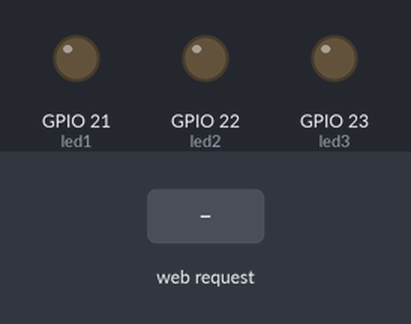
This sketch was run on a simulated ESP32. On the bench: output pins drawn as LEDs (lit = HIGH). Inputs (shaded band) come from the test bench. WiFi joins after 1.5 s; servers stay silent unless stated; what the sketch prints to the serial monitor is not drawn.

Above: at 3.2 s.
3.3 s: HTTP request GET /led1/on received
At 3.7 s:
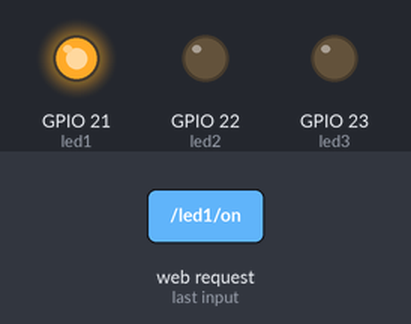
4.8 s: HTTP request GET /led2/on received
At 6.0 s:
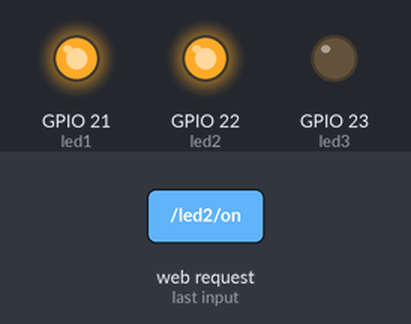
6.3 s: HTTP request GET /led1/off received
At 7.2 s:
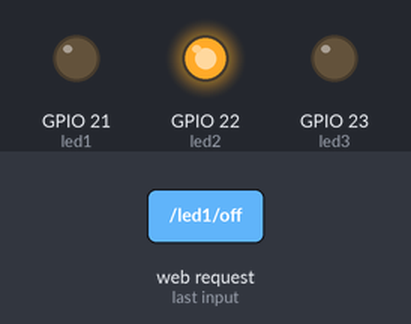
7.8 s: HTTP request GET /led3/on received
At 8.3 s:
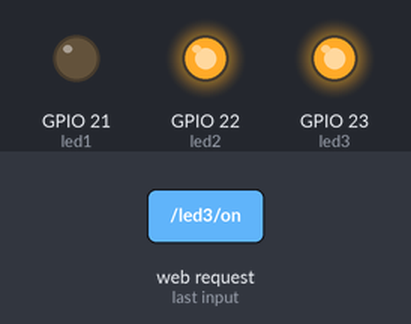
9.3 s: HTTP request GET /led2/off received
At 10.5 s:
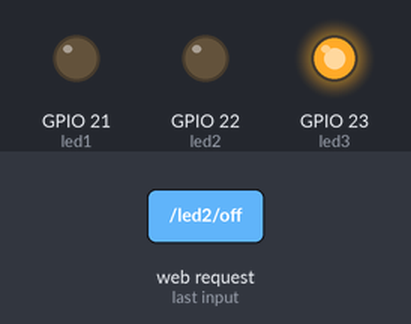
10.8 s: HTTP request GET /led3/off received
At 11.8 s:
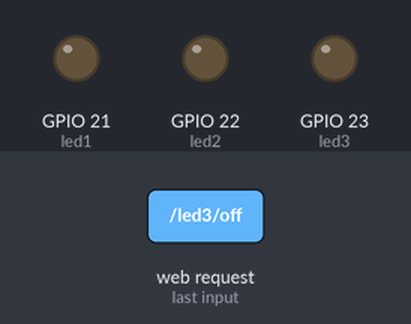
Timing chart, 0 to 13.3 s (numbered marks = the images above; inputs shaded):
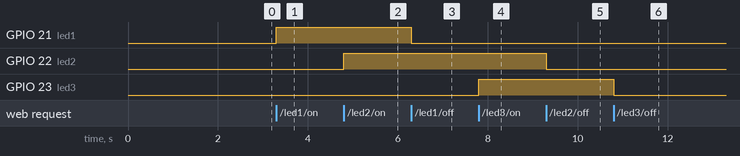

The sketch:

web_interface_button.ino
```cpp
#include <WiFi.h>
#include <WebServer.h>

#define led1 21
#define led2 22
#define led3 23

bool ledState[3] = {false, false, false}; // To track LED states

const char* ssid = "FTTH";           // Replace with your Wi-Fi SSID
const char* password = "12345678";   // Replace with your Wi-Fi password

WebServer server(80);

// HTML for the web page
const char* html = R"(
<!DOCTYPE html>
<html>
<head>
    <title>LED Controller</title>
    <style>
        button {
            width: 100px;
            height: 50px;
            font-size: 16px;
            margin: 5px;
            border: none;
            cursor: pointer;
        }
        .on { background-color: green; color: white; }
        .off { background-color: red; color: white; }
    </style>
</head>
<body>
    <h1>LED Controller</h1>
    <button onclick="location.href='/led1/on'" class="on">LED1 ON</button>
    <button onclick="location.href='/led1/off'" class="off">LED1 OFF</button>
    <button onclick="location.href='/led2/on'" class="on">LED2 ON</button>
    <button onclick="location.href='/led2/off'" class="off">LED2 OFF</button>
    <button onclick="location.href='/led3/on'" class="on">LED3 ON</button>
    <button onclick="location.href='/led3/off'" class="off">LED3 OFF</button>
    <button onclick="location.href='/all/off'" class="off">All OFF</button>
</body>
</html>
)";

void setup() {
    pinMode(led1, OUTPUT);
    pinMode(led2, OUTPUT);
    pinMode(led3, OUTPUT);

    Serial.begin(115200);
    WiFi.begin(ssid, password);

    while (WiFi.status() != WL_CONNECTED) {
        delay(1000);
        Serial.println("Connecting to WiFi...");
    }

    Serial.println("Connected to WiFi!");
    Serial.print("IP Address: ");
    Serial.println(WiFi.localIP());

    server.on("/", []() {
        server.send(200, "text/html", html);
    });

    server.on("/led1/on", []() {
        ledState[0] = true;
        digitalWrite(led1, HIGH);
        server.send(200, "text/html", html);
    });

    server.on("/led1/off", []() {
        ledState[0] = false;
        digitalWrite(led1, LOW);
        server.send(200, "text/html", html);
    });

    server.on("/led2/on", []() {
        ledState[1] = true;
        digitalWrite(led2, HIGH);
        server.send(200, "text/html", html);
    });

    server.on("/led2/off", []() {
        ledState[1] = false;
        digitalWrite(led2, LOW);
        server.send(200, "text/html", html);
    });

    server.on("/led3/on", []() {
        ledState[2] = true;
        digitalWrite(led3, HIGH);
        server.send(200, "text/html", html);
    });

    server.on("/led3/off", []() {
        ledState[2] = false;
        digitalWrite(led3, LOW);
        server.send(200, "text/html", html);
    });

    server.on("/all/off", []() {
        for (int i = 0; i < 3; i++) {
            ledState[i] = false;
            digitalWrite(i == 0 ? led1 : (i == 1 ? led2 : led3), LOW);
        }
        server.send(200, "text/html", html);
    });

    server.begin();
}

void loop() {
    server.handleClient();
}

 
```

Measured:
- after the input at 3.3 s, GPIO 21 (led1): LOW → HIGH at once
- after the input at 4.8 s, GPIO 22 (led2): LOW → HIGH at once
- after the input at 6.3 s, GPIO 21 (led1): HIGH → LOW at once
- after the input at 7.8 s, GPIO 23 (led3): LOW → HIGH at once
- after the input at 9.3 s, GPIO 22 (led2): HIGH → LOW at once
- after the input at 10.8 s, GPIO 23 (led3): HIGH → LOW at once
